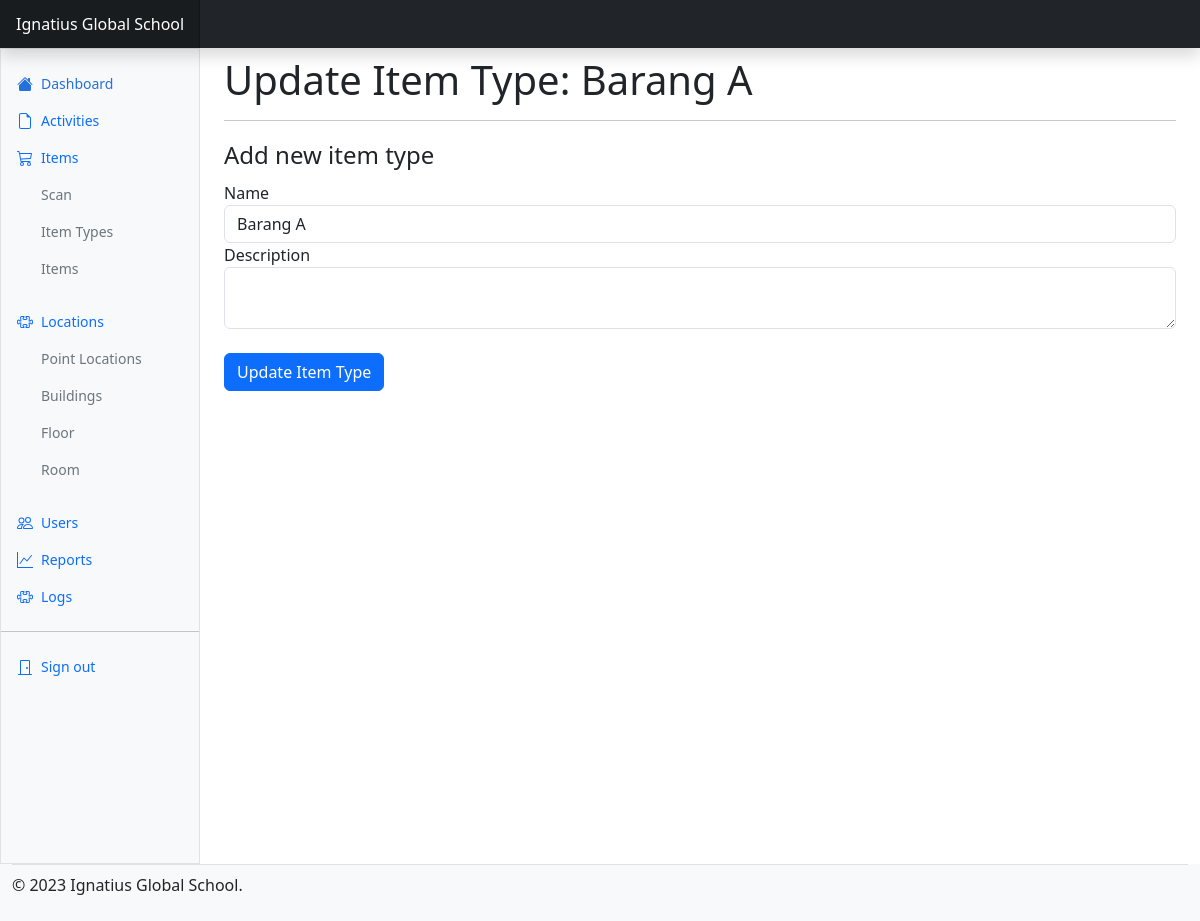
Before: /item_types/update/1 (signed in) with the older database file.
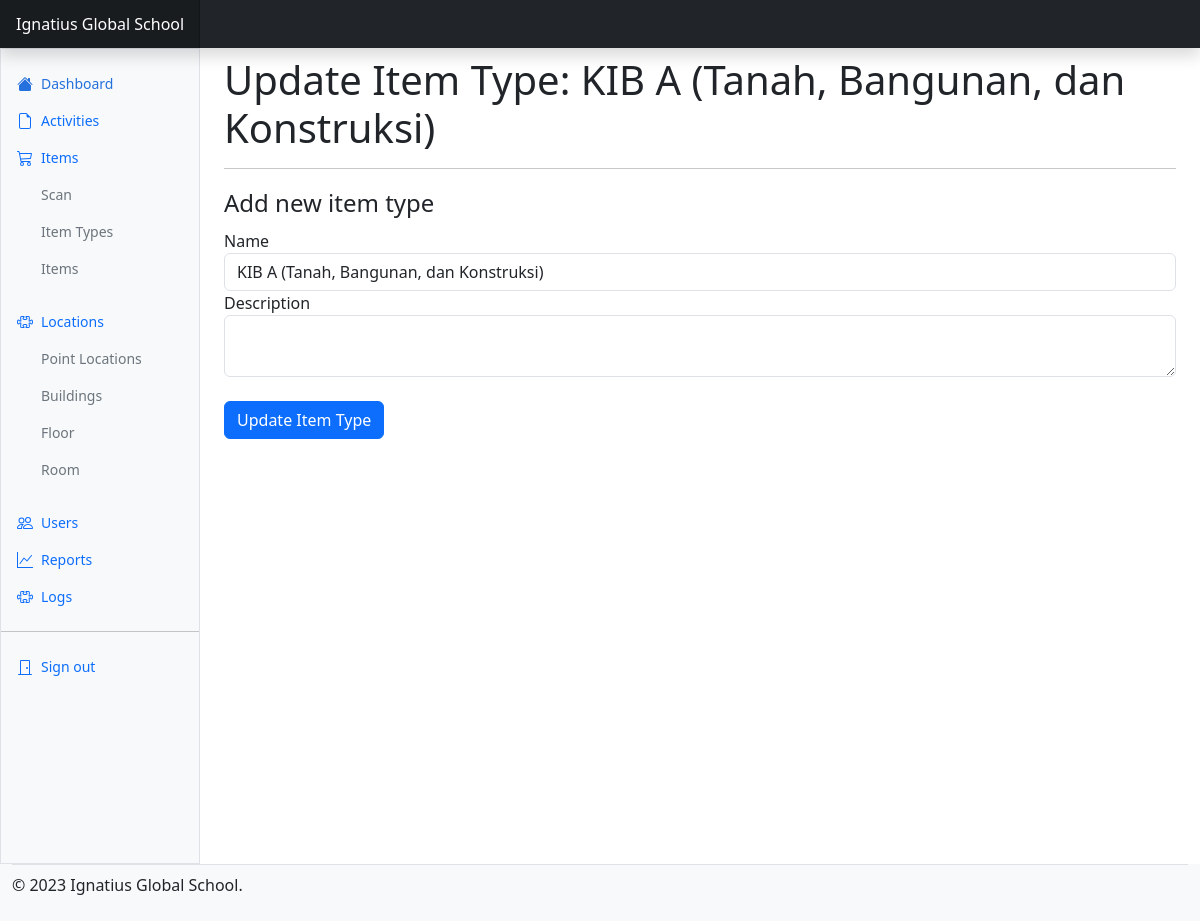
After: the same page with the newer database file.
### application/models/items/item_types.py (models this page shows, shortened)
class ItemType(db.Model):
    __tablename__ = "item_types"
    id = db.Column(db.Integer, primary_key = True)
    name_type = db.Column(db.String(256), nullable = False)
    description = db.Column(db.Text)
    date_created = db.Column(db.DateTime, default = datetime.utcnow())
    date_updated = db.Column(db.DateTime)
    created_by = db.Column(db.Integer, db.ForeignKey("users.id"), nullable = False)
    items = db.relationship("Item", backref="items_in_category", lazy = True)

### application/routes/items/item_types.py (the view, shortened to what this page needs)
@item_types.route('/item_types/update')
@item_types.route('/item_types/update/<int:id>', methods=['GET', 'POST'])
@login_required
def update(id=0):
    item_type = ItemType.query.get(id)
    if not id or not item_type:
        return redirect(url_for('item_types.all'))
    form = UpdateItemTypeForm()
    form.name_type.data = item_type.name_type
    form.description.data = item_type.description
    return render_template('pages/item_types/update_item_types.html', title=f'Update Item Type: {item_type.name_type}', form=form)

### application/forms/items/item_types.py
class UpdateItemTypeForm(AddItemTypeForm):
    submit = SubmitField('Update Item Type')

### application/utils/__init__.py (called while the page is built)
@login_manager.user_loader
def load_user(user_id):
    return User.query.get(int(user_id))

### application/views/pages/item_types/update_item_types.html (shortened to what this page needs)
{% extends 'layout.html' %}
{% block content %}
<h1>{{ title }}</h1>
<hr>
<form method="POST" enctype="multipart/form-data" class="form">
    <fieldset>
        <legend>Add new item type</legend>
        <div class="form-group">
            {{ form.name_type.label(class="control-label") }}
            {{ form.name_type(class="form-control", size=30) }}
        </div>
        <div class="form-group">
            {{ form.description.label(class="control-label") }}
            {{ form.description(class="form-control") }}
        </div>
    </fieldset>
    <div class="form-group mt-4">
        {{ form.submit(class="btn btn-primary") }}
    </div>
</form>
{% endblock content %}

Changed rows visible on the page:
changed ItemType: name_type "Barang A" → "KIB A (Tanah, Bangunan, dan Konstruksi)"
Other visible differences:
{{ title }}: "Update Item Type: Barang A" → "Update Item Type: KIB A (Tanah, Bangunan, dan Konstruksi)"
